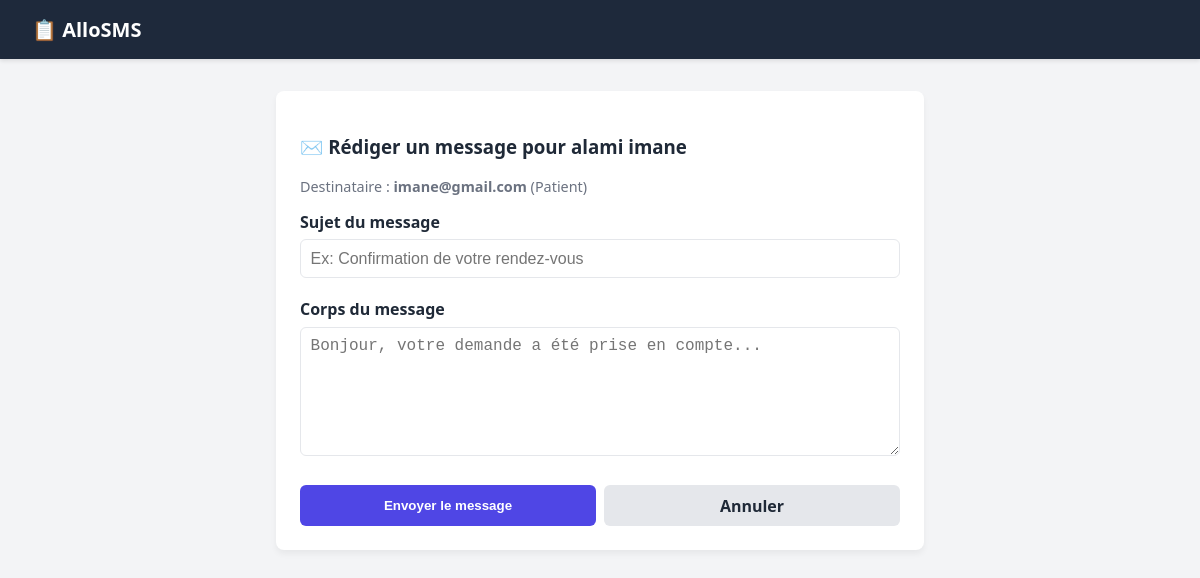
/email/1, run on the app's committed database.
### tables this page shows
CREATE TABLE contacts (id INTEGER PRIMARY KEY AUTOINCREMENT, nom TEXT NOT NULL, prenom TEXT NOT NULL, telephone TEXT NOT NULL, email TEXT NOT NULL, categorie TEXT NOT NULL, adresse TEXT, fonction TEXT, entreprise TEXT);

### app.py (the view, shortened to what this page needs)
@app.route('/email/<int:id>', methods=('GET', 'POST'))
def envoyer_email(id):
    conn = get_db_connection()
    contact = conn.execute('SELECT * FROM contacts WHERE id = ?', (id,)).fetchone()
    conn.close()
    return render_template('email.html', contact=contact)

### app.py (called while the page is built)
def get_db_connection():
    conn = sqlite3.connect('contacts.db')
    conn.row_factory = sqlite3.Row
    return conn

### templates/email.html
{% extends 'base.html' %}
{% block content %}
<div class="card" style="max-width: 600px; margin: 0 auto;">
    <h3>✉️ Rédiger un message pour {{ contact.prenom }} {{ contact.nom }}</h3>
    <p style="color: #6b7280; font-size: 0.9rem;">Destinataire : <strong>{{ contact.email }}</strong> ({{ contact.categorie }})</p>
    <form method="POST">
        <div class="form-group">
            <label>Sujet du message</label>
            <input type="text" name="sujet" class="form-control" placeholder="Ex: Confirmation de votre rendez-vous" required>
        </div>
        <div class="form-group">
            <label>Corps du message</label>
            <textarea name="message" class="form-control" rows="6" placeholder="Bonjour, votre demande a été prise en compte..." required></textarea>
        </div>
        <div style="display: flex; gap: 0.5rem; margin-top: 1.5rem;">
            <button type="submit" class="btn btn-primary" style="flex: 1;">Envoyer le message</button>
            <a href="/" class="btn" style="background: #e5e7eb; color: #1f2937; text-align: center; flex: 1;">Annuler</a>
        </div>
    </form>
</div>
{% endblock %}

### templates/base.html (style rules this page uses)
:root { --bg: #f3f4f6; --card-bg: #ffffff; --text: #1f2937; --primary: #4f46e5; --primary-hover: #4338ca; --success: #10b981; --danger: #ef4444; --warning: #f59e0b; --border: #e5e7eb; }
body { font-family: 'Segoe UI', system-ui, sans-serif; background-color: var(--bg); color: var(--text); margin: 0; padding: 0; }
.card { background: var(--card-bg); border-radius: 8px; padding: 1.5rem; box-shadow: 0 4px 6px rgba(0,0,0,0.05); margin-bottom: 1.5rem; }
.btn { display: inline-block; padding: 0.6rem 1.2rem; border-radius: 6px; font-weight: 600; text-decoration: none; border: none; cursor: pointer; transition: all 0.2s; }
.btn-primary { background: var(--primary); color: white; }
.form-group { margin-bottom: 1.25rem; }
.form-group label { display: block; margin-bottom: 0.4rem; font-weight: 600; }
.form-control { width: 100%; padding: 0.6rem; border: 1px solid var(--border); border-radius: 6px; box-sizing: border-box; font-size: 1rem; }

### data on the page
contacts: prenom "alami", nom "imane", email "imane@gmail.com", categorie "Patient"
